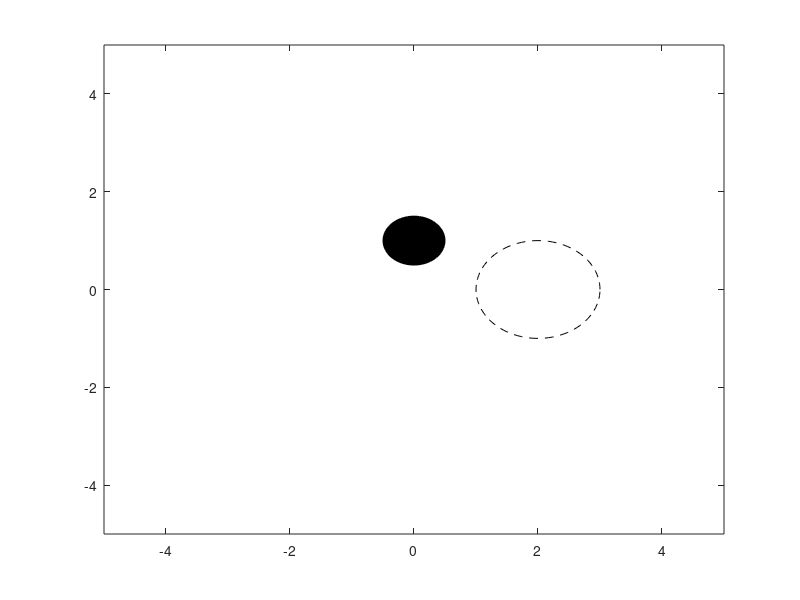

Source code (MATLAB): (Note: this script raises an error after producing the figure.)
clc
clear
close all

% Manipulator parameters
L1 = 1;
L2 = 1;
L3 = 1;
q_bef = [0; 0; 0; 0; 0];
theta_bef = 0;
qd0 = [0; 0; 0; 0; 0];

xcc = 2; % Center X-coordinate of the circle
ycc = 0; % Center Y-coordinate of the circle
r = 1; % Radius of the circle

theta_circle = linspace(0, 2*pi, 100);
x_circle = xcc + r * cos(theta_circle);
y_circle = ycc + r * sin(theta_circle);
plot(x_circle, y_circle, 'k--');
axis([-5 5 -5 5])
hold on;

% Add obstacle
obs_x = 0;
obs_y = 1;
obs_radius = 0.5;
obs = [obs_x; obs_y; 0];
fill(obs_x + obs_radius * cos(theta_circle), obs_y + obs_radius * sin(theta_circle), 'black');

K = 70; % Gain

te = 8;    %Total time
dt = 0.01; % Time step
t = 0:dt:te;

path = zeros(length(t), 2);

path_x = [];
path_y = [];
path_q = []; 
path_qd = [];

% Rectangle (car) dimensions
car_length = 1; % Length of the car
car_width = 0.5; % Width of the car
half_length = car_length / 2;
half_width = car_width / 2;

for i = 1:length(t)
    x = q_bef(4);
    y = q_bef(5);
    theta = theta_bef;

    xd = xcc + r * cos(t(i));
    yd = ycc + r * sin(t(i));
    xdotd = -r * sin(t(i));
    ydotd = r * cos(t(i));

    p0 = [x; y; 0];
    [p1, p2, p3] = ForKin(p0, q_bef);

    n_min = [norm(x-obs-obs_radius)
             norm(y-obs-obs_radius)
             norm(p1-obs-obs_radius)
             norm(p2-obs-obs_radius)
             norm(p3-obs-obs_radius)];

    qd0 = -10*n_min;

    % Jacobian car
    Jb = [cos(theta), 0;
         sin(theta), 0;
         0,          1];
    Jm = Jacob(q_bef);

    JNMM = [Jm Jb];

    e2 = [xd; yd; 0] - p0;
    e_angle = atan2(e2(2), e2(1)) - theta; % Angle to goal

    e = [xd; yd] - p3(1:2);

    rd = [xdotd; ydotd; 0] + K*[e;e_angle];

    qd = pinv(JNMM)*rd + (eye(5) - pinv(JNMM)*JNMM)*qd0;

    q = q_bef + qd * dt;

    path_q = [path_q; q'];
    path_qd = [path_qd; qd'];

    % Compute forward kinematics to get joint positions
    [p1, p2, p3] = ForKin(p0, q);

    tt = Jb*q(4:5);
    theta_bef = theta_bef + tt(3)*dt;

    path_x = [path_x; p3(1)];
    path_y = [path_y; p3(2)];

    % Record path
    path(i, :) = q_bef(4:5)';

    clf; % Clear figure
    hold on;
    grid on;
    axis([-5 5 -5 5])
    plot(x_circle, y_circle, 'k--'); % Desired path (circle)
    plot(path_x, path_y, 'r-', 'LineWidth', 1); % Actual end-effector path

    % Plot obstacle
    fill(obs_x + obs_radius * cos(theta_circle), obs_y + obs_radius * sin(theta_circle), 'black');

    % Plot the manipulator links
    plot([p0(1) p1(1)], [p0(2) p1(2)], 'b-', 'LineWidth', 2); % Link 1
    plot([p1(1) p2(1)], [p1(2) p2(2)], 'b-', 'LineWidth', 2); % Link 2
    plot([p2(1) p3(1)], [p2(2) p3(2)], 'b-', 'LineWidth', 2); % Link 3

    % Plot joints
    plot(p0(1), p0(2), 'ko', 'MarkerSize', 5, 'MarkerFaceColor', 'k'); % Base joint
    plot(p1(1), p1(2), 'ko', 'MarkerSize', 5, 'MarkerFaceColor', 'k'); % Joint 1
    plot(p2(1), p2(2), 'ko', 'MarkerSize', 5, 'MarkerFaceColor', 'k'); % Joint 2
    plot(p3(1), p3(2), 'ko', 'MarkerSize', 5, 'MarkerFaceColor', 'k'); % End effector

    % Define rectangle corners before rotation (relative to center)
    rect_corners = [-half_length, -half_width;
                    -half_length,  half_width;
                     half_length,  half_width;
                     half_length, -half_width;
                    -half_length, -half_width]; % To close the rectangle

    R = [cos(theta), -sin(theta);
         sin(theta),  cos(theta)];

    % Rotate and translate rectangle to the position p0
    rect_rotated = (R * rect_corners')';
    rect_translated = rect_rotated + [p0(1), p0(2)];

    % Plot the rectangle (car)
    fill(rect_translated(:,1), rect_translated(:,2), 'g', 'FaceAlpha', 0.5);
    plot(rect_translated(:,1), rect_translated(:,2), 'k-', 'LineWidth', 2);

    title('3-Link Manipulator Moving Along a Circle with Obstacle');
    xlabel('X Position');
    ylabel('Y Position');
    drawnow;

    q_bef = q;
end

desired_path_x = xcc + r * cos(t); % X-coordinates of desired path
desired_path_y = ycc + r * sin(t); % Y-coordinates of desired path

figure;
subplot(3,1,1);
plot(t, path_q(:, 1), 'r', t, path_q(:, 2), 'g', t, path_q(:, 3), 'b');
legend('q1', 'q2', 'q3');
xlabel('Time (s)');
ylabel('Joint Positions');
title('Joint Position Paths');

subplot(3,1,2);
plot(t, path_qd(:, 1), 'r', t, path_qd(:, 2), 'g', t, path_qd(:, 3), 'b');
legend('qd1', 'qd2', 'qd3');
xlabel('Time (s)');
ylabel('Joint Velocities');
title('Joint Velocity Paths');

subplot(3,1,3);
plot(t, desired_path_x, 'k--', 'DisplayName', 'Desired Path X');
hold on;
plot(t, desired_path_y, 'k:', 'DisplayName', 'Desired Path Y');
plot(t, path_x, 'r-', 'DisplayName', 'Actual Path X');
plot(t, path_y, 'b-', 'DisplayName', 'Actual Path Y');
legend('Desired Path X', 'Desired Path Y', 'Actual Path X', 'Actual Path Y');
xlabel('Time (s)');
ylabel('Position');
title('Desired vs. Actual End-Effector Path Over Time');
hold off;
